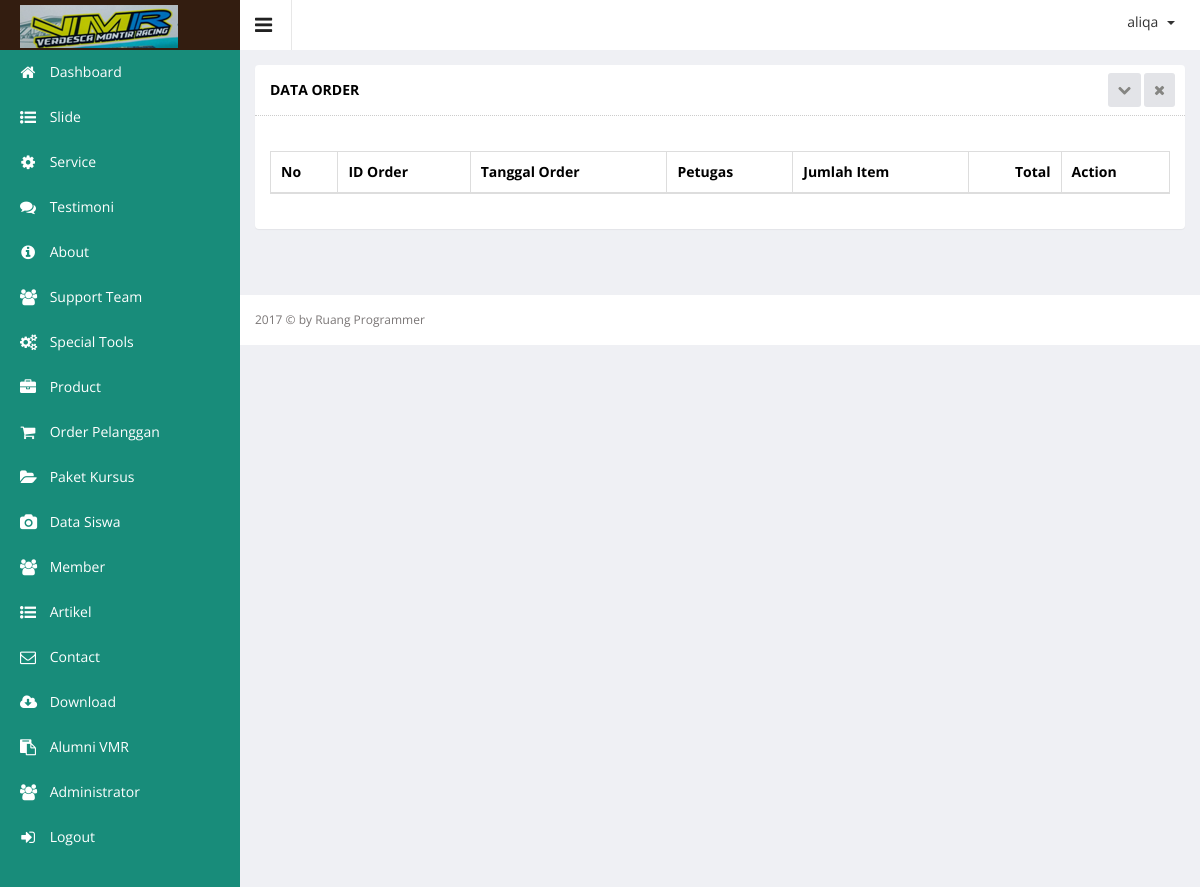
/admin/index.php?hal=master/order/list (signed in), run on an earlier commit of the app's database.
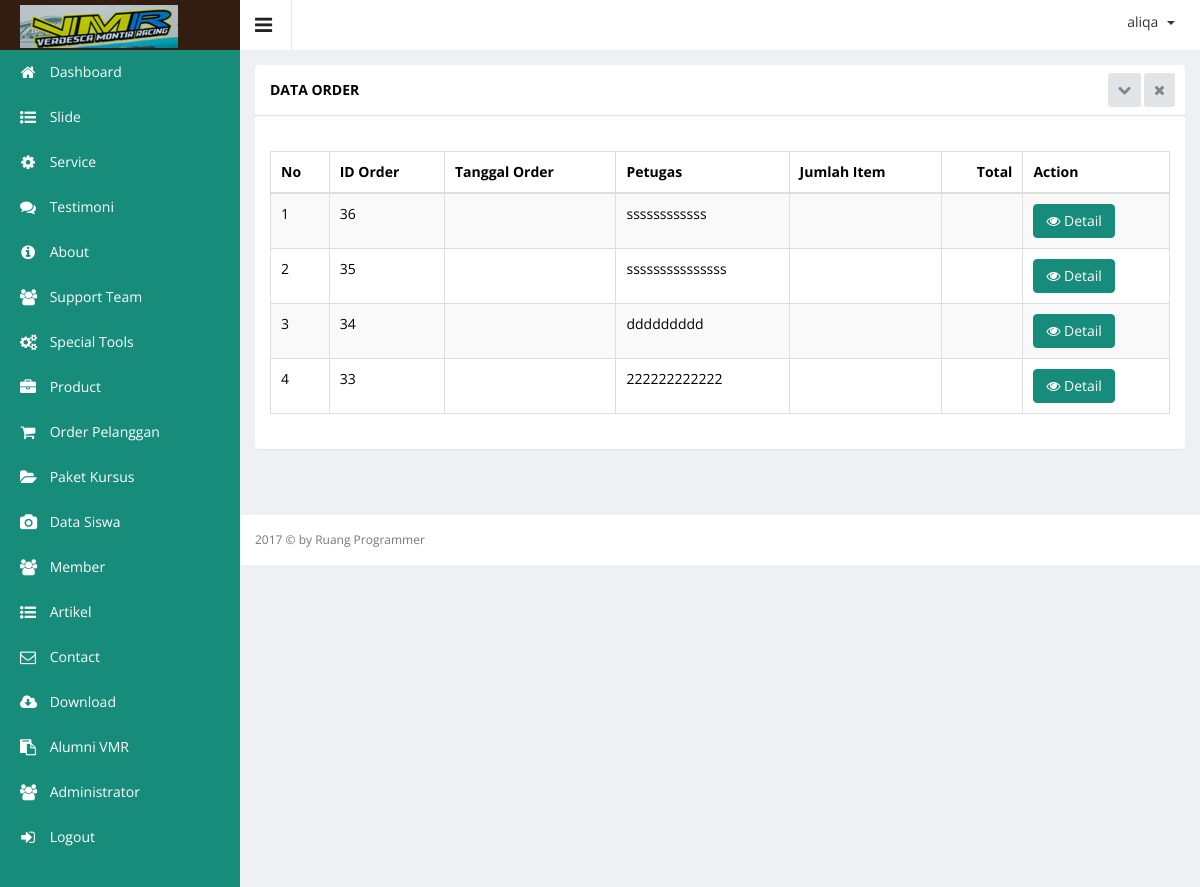
And on a later commit of the database.
### tables this page shows
CREATE TABLE `order_pelanggan` (
  `order_id` int(11) NOT NULL,
  `order_name` varchar(100) DEFAULT NULL,
  `order_email` varchar(100) DEFAULT NULL,
  `order_bbm` varchar(100) DEFAULT NULL,
  `order_wa` varchar(100) DEFAULT NULL,
  `order_alamat` varchar(100) DEFAULT NULL,
  `order_date` datetime DEFAULT NULL,
  `product_id` int(11) DEFAULT NULL
);

CREATE TABLE `product` (
  `product_id` int(10) UNSIGNED NOT NULL,
  `product_name` varchar(100) DEFAULT NULL,
  `product_price` int(11) DEFAULT NULL,
  `product_desc` text,
  `product_images` text,
  `product_stock` int(11) DEFAULT NULL,
  `product_date` datetime DEFAULT NULL,
  `category_id` int(11) DEFAULT NULL
);

### admin/master/order/list.php (the view, shortened to what this page needs)
  <div class="wrapper">
             <div class="row">
                <div class="col-sm-12">
                <section class="panel">
                <header class="panel-heading">
                    Data Order
                    <span class="tools pull-right">
                        <a href="javascript:;" class="fa fa-chevron-down"></a>
                        <a href="javascript:;" class="fa fa-times"></a>
                     </span>
                </header>
                <div class="panel-body">
                <div class="adv-table editable-table ">
                <div class="clearfix">
                </div>
                <table class="table table-striped table-hover table-bordered" id="editable-sample">
                <thead>
                <tr>
                    <th>No</th>
                    <th>ID Order</th>
                    <th>Tanggal Order</th>
                    <th>Petugas</th>
                    <th>Jumlah Item</th>
                    <th style="text-align: right;">Total</th>
                    <th>Action</th>
                </tr>
                </thead>
                <tbody>
                <?php
                      $no = 1;
                      $queryTransaksi = mysql_query("SELECT *
FROM
    `vmr`.`product`
    INNER JOIN `vmr`.`order_pelanggan`
        ON (`product`.`product_id` = `order_pelanggan`.`product_id`)
                                                                                                           ORDER BY order_id  DESC");
                      while ($rowTransaksi  = mysql_fetch_array($queryTransaksi)) {
                   ?>
                <tr class="">
                    <td><?php echo $no++; ?></td>
                    <td><?php echo $rowTransaksi['order_id']?></td>
                    <td><?php echo $rowTransaksi['order_date']?></td>
                    <td><?php echo $rowTransaksi['product_name']?></td>
                    <td>
                    </td>
                    <td style="text-align: right;">
                    </td>
                    <td>
                        <a href="?hal=master/order/detail&id=<?php echo $rowTransaksi['order_id']; ?>">
                            <button class="btn btn-primary" type="submit"><i class="fa fa-eye"></i> Detail</button>
                        </a>
                    </td>
                </tr>
               <?php } ?>
                </tbody>
                </table>
                </div>
                </div>
                </section>
                </div>
                </div>
        </div>

What changed in the data, as far as the page shows it:
added order_pelanggan: order_id "36", product.product_name "ssssssssssss"
added order_pelanggan: order_id "35", product.product_name "sssssssssssssss"
added order_pelanggan: order_id "34", product.product_name "ddddddddd"
added order_pelanggan: order_id "33", product.product_name "222222222222"
